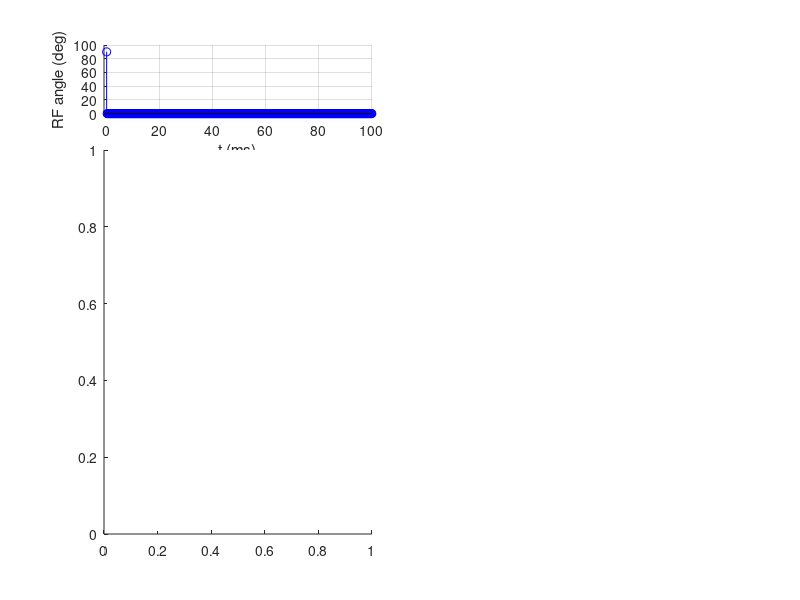

Here is the MATLAB script that generated this plot: (Note: this script raises an error after producing the figure.)
% % function simEchoes()
% % % % IRINA GRIGORESCU
% % % % DATE CREATED: 28-06-2017
% % % % DATE UPDATED: 28-06-2017
% % % % 
% % % % Simulating echoes in a graphical way
% % % % 
% % % % 

% clear all
% close all
addpath ../helpers/

% % % % Choose Yourself:

% % Relaxation Terms:
T1 =  10000;
T2 =  10000;

% % RF pulses:
% rfa = [60,   90,  90]; % flip angles
% pha = [ 0,    0,   0]; % phase angles
% tau = [ 0,   16,  20]; % time before them
% rfa = [90, 180, 60, 90, 60]; % flip angles
% pha = [ 0,   0,  0,  0,  0]; % phase angles
% tau = [ 0,  10, 15, 15, 20]; % time before them
rfa = [90, 0]; % flip angles
pha = [ 0, 0]; % phase angles
tau = [ 0, 20]; % time before them
Npulses = length(rfa);       % how many
TR  = 100; %1.5 * sum(tau); % total time of simulation

% % Spins: 
N   =  2000;
dw  =  12*pi/(2*pi*max(tau));
dws = linspace(-dw, dw, N); % create a population of spins with equally
                            % distributed off-resonances
%dw  = 0.01;                           
%dws = sqrt(dw).*randn(N,1); % create a population of spins with 
%                           % off-resonances drawn from a normal distribution

%% Create event matrix for plotting
dt  = 0.2; % how finely grained you want your simulation

% Events matrix with:
Tpoints = ceil(TR/dt);
% % % 1 = timepoint | 2 = RF.FA | 3 = RF.PhA
RFevents = zeros(3, Tpoints);
% Populate event matrix with the timpoints
RFevents(1, :) = linspace(0, TR, Tpoints);
% Populate eventmatrix with the rf pulses and phase angles
for i = 1:Npulses
	RFevents(2, floor(sum(tau(1:i))/dt)+1) =  rfa(i);
    RFevents(3, floor(sum(tau(1:i))/dt)+1) =  pha(i);
end

% Plot their evolution in time
M   = repmat([0 0 1]', 1, N);    % The m vectors
% separatingSpins = linspace(-0.5, 0.5, N);

% Figure
figure('Position', [10,10,1200,800])
nr = 5; nc = 11;
eventsPos = [ 1,  5]; % event matrix
signalPos = [ 7, 11]; % signal
simul3DPos = [  12, 49]; % the 3D view 
simul2DPos = [  18, 54]; % the 2D projection view

% Events
subplot(nr,nc,eventsPos)
scatter(RFevents(1,:), RFevents(3,:), 'ro', 'filled'), hold on % phase angles
stem(   RFevents(1,:), RFevents(2,:), 'b')
grid on
xlim([-1, TR])
ylabel('RF angle (deg)')
xlabel('t (ms)')


% Magnetic moments (the 3D plot)
subplot(nr,nc,simul3DPos)
c = linspace(1,2,N); % % Colors for the magnetic moments tips
axisl = 1.1;
createAxis(axisl);
axis square; %xlim([-1 1]); ylim([-1 1]); zlim([-1 1]); 
view(110, 10); %(110,10)
vecTip3D = scatter3(M(1, :), M(2, :), M(3, :), [], c, 'filled');

% Magnetic moments (the 2D plot)
subplot(nr,nc,simul2DPos)
plot([0 0], [1 -1], 'k--'), hold on, plot([1 -1], [0 0], 'k--')
vecTip2D = scatter(M(1, :), M(2, :), [], c, 'filled');
axis equal
xlim([-axisl axisl]); ylim([-axisl axisl])
xlabel('x') ; ylabel('y'); 
grid on

% Signal
subplot(nr,nc,signalPos)
% Add T2 exponential decay curve
plot(RFevents(1,:), exp(-RFevents(1,:)/T2)), hold on
% Add the RF pulses
stem(RFevents(1,:), RFevents(2,:)~=0, 'k--', 'marker', 'none')
grid on
xlim([-1, TR])
ylim([0, 1])
ylabel('|M_{xy}|')
xlabel('t (ms)')
legend('-e^{-t/T_2}')


pause


for i = 1:Tpoints
    
    % Delete history of vectors
    delete(vecTip3D); delete(vecTip2D);
    
    % Plot events
    subplot(nr,nc,eventsPos)
    event = stem(RFevents(1,i), 90, 'k');
    
    % DO RF PULSE
    if RFevents(2,i) ~= 0
        for j = 1:10                        
            Mtemp = Rotz( deg2rad(RFevents(3,i))) * ...
                     Rotx(-deg2rad(RFevents(2,i)*j/10)) * ...
                      Rotz(-deg2rad(RFevents(3,i))) * M;
                  
            % % % THE 3D plot
            subplot(nr,nc,simul3DPos)
            vecTip3D  = scatter3(Mtemp(1, :), Mtemp(2, :), Mtemp(3, :), ...
                           [], c, 'filled');
            hold on
                       
            % The 2D plot
            subplot(nr,nc,simul2DPos)
            vecTip2D = scatter(Mtemp(1, :), Mtemp(2, :), ...
                               [], c, 'filled');
            
            pause(0.1)
            delete(vecTip3D); delete(vecTip2D);
        end
        M = Rotz( deg2rad(RFevents(3,i))) * ...
                Rotx(-deg2rad(RFevents(2,i))) * ...
                    Rotz(-deg2rad(RFevents(3,i))) * M ;
    else
	% DEPHASE if not RF pulse events
        % Start dephasing for all magnetic moment vectors
        for j = 1:N
            M(:, j) = Drel(dt, T1, T2) * ...
                      Rotz(-2*pi*dt*dws(j)) * M(:, j) + ...
                      Drelz(dt, T1, 1);
        end
    end
    
    % % % The 3D plot
    subplot(nr,nc,simul3DPos)
    vecTip3D  = scatter3(M(1, :), M(2, :), M(3, :), ...
                         [], c, 'filled'); 
    hold on

    % The 2D plot
    subplot(nr,nc,simul2DPos)
    vecTip2D = scatter(M(1, :), M(2, :), [], c, 'filled');
    
    % Signal
    subplot(nr,nc,signalPos)
    scatter(RFevents(1,i), sqrt((sum(M(1,:))./N).^2 + ...
                                (sum(M(2,:))./N).^2), 'k.')

    hold on
    grid on
    xlim([0, TR])
    
    % delets
    pause(0.001)
    delete(event)
    
end

% % % end % FUNCTION END

